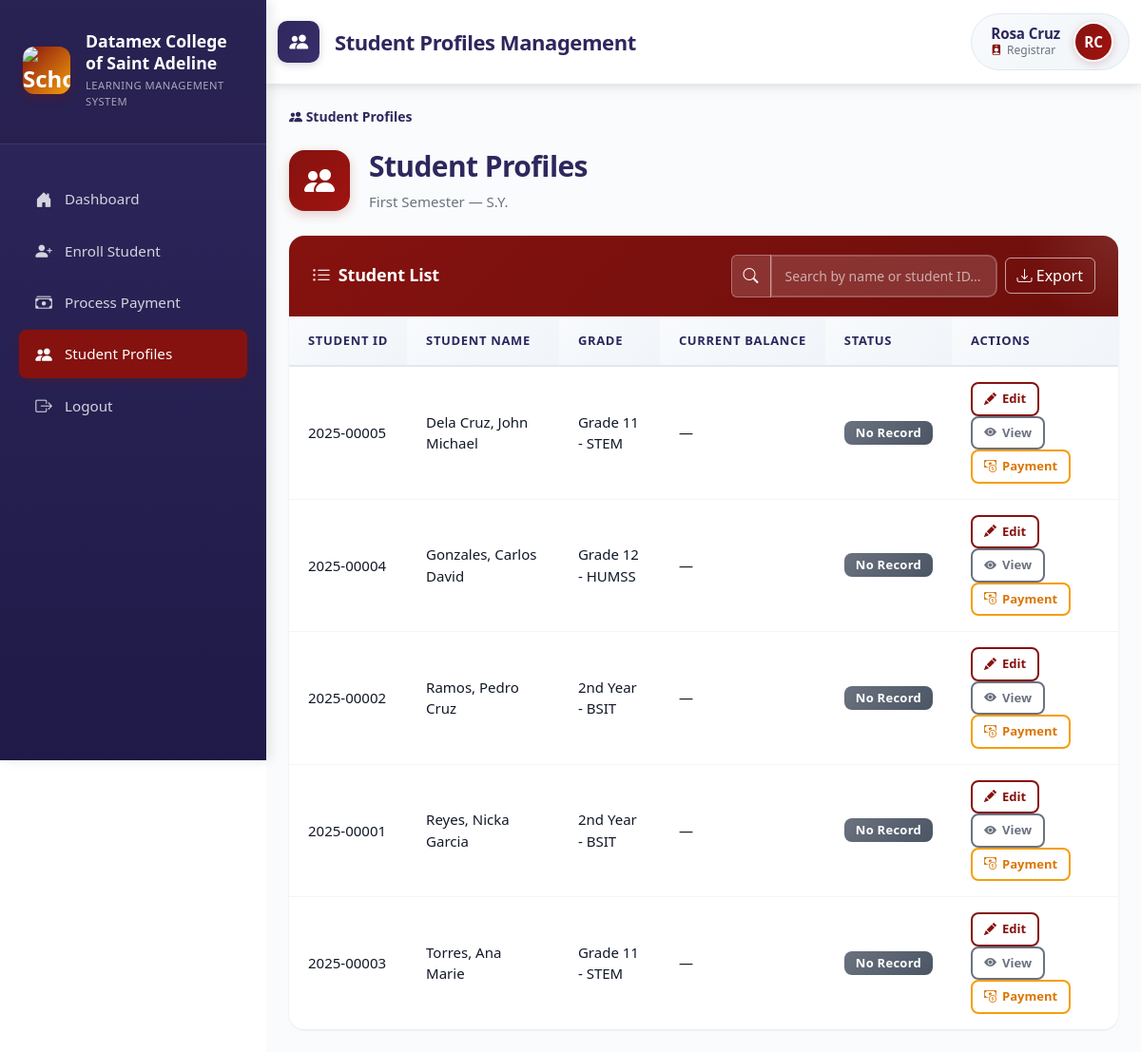
Screenshot of /index.php?page=student_profiles (signed in) with the database file from the repository.
### tables this page shows
CREATE TABLE students (
    student_id INT AUTO_INCREMENT PRIMARY KEY,
    user_id INT NULL,
    first_name VARCHAR(100) NOT NULL,
    middle_name VARCHAR(100) NULL,
    last_name VARCHAR(100) NOT NULL,
    student_number VARCHAR(50) UNIQUE NOT NULL,
    lrn VARCHAR(12) NULL,
    section_id INT NULL,
    year_level VARCHAR(50) NOT NULL,
    education_level ENUM('senior_high', 'college') NOT NULL,
    strand_course VARCHAR(50) NOT NULL,
    enrollment_status ENUM('active', 'inactive', 'graduated', 'dropped') DEFAULT 'active',
    guardian_contact VARCHAR(20) NULL,
    guardian VARCHAR(100) NULL,
    created_at TIMESTAMP DEFAULT CURRENT_TIMESTAMP,
    updated_at TIMESTAMP DEFAULT CURRENT_TIMESTAMP ON UPDATE CURRENT_TIMESTAMP,
    FOREIGN KEY (user_id) REFERENCES users(id) ON DELETE SET NULL,
    FOREIGN KEY (section_id) REFERENCES sections(section_id) ON DELETE RESTRICT,
    INDEX idx_students_user_id (user_id)
);

### app/controllers/StudentProfileController.php (called while the page is built, shortened)
<?php
require_once __DIR__ . '/../models/StudentProfile.php';
require_once __DIR__ . '/../models/AcademicPeriod.php';
class StudentProfileController
{
    private $profile_model;
    private $academic_model;
    public function __construct()
    {
        $this->profile_model  = new StudentProfile();
        $this->academic_model = new AcademicPeriod();
    }
    public function showProfiles()
    {
        $current     = $this->academic_model->getCurrentPeriod();
        $school_year = $current['school_year'] ?? '';
        $semester    = $current['semester']    ?? 'First';
        $page   = isset($_GET['p']) ? (int) $_GET['p'] : 1;
        $limit  = 15;
        $offset = ($page - 1) * $limit;
        $search = $_GET['search'] ?? '';
        $students    = $this->profile_model->getStudentsWithBalance($school_year, $semester, $limit, $offset, $search);
        require __DIR__ . '/../views/registrar/student_profiles.php';
    }
?>
<?php endforeach;
}

### public/index.php (called while the page is built, shortened)
<?php
require_once __DIR__ . '/../app/routes.php';

### app/models/AcademicPeriod.php (called while the page is built, shortened)
<?php
require_once __DIR__ . '/../../config/db_connection.php';
class AcademicPeriod
{
    private $connection;
    public function __construct()
    {
        global $connection;
        $this->connection = $connection;
    }
    public function getCurrentPeriod()
    {
        $stmt = $this->connection->prepare("
            SELECT * FROM school_settings
            WHERE is_active = TRUE
            ORDER BY created_at DESC
            LIMIT 1
        ");
        $stmt->execute();
        return $stmt->fetch();
    }
}

### app/models/StudentProfile.php (called while the page is built, shortened)
<?php
require_once __DIR__ . '/../../config/db_connection.php';
class StudentProfile
{
    private $connection;
    public function __construct()
    {
        global $connection;
        $this->connection = $connection;
    }
    public function getStudentsWithBalance($school_year, $semester, $limit, $offset, $search = '')
    {
        $search_param = '%' . $search . '%';
        $stmt = $this->connection->prepare("
        SELECT
            s.student_id,
            s.student_number,
            s.first_name,
            s.middle_name,
            s.last_name,
            s.year_level,
            s.strand_course,
            s.education_level,
            s.enrollment_status,
            ep.payment_id,
            ep.net_amount,
            ep.status AS payment_status,
            COALESCE(SUM(pt.amount_paid), 0) AS total_paid,
            ep.net_amount - COALESCE(SUM(pt.amount_paid), 0) AS remaining
        FROM students s
        LEFT JOIN enrollment_payments ep
            ON ep.student_id = s.student_id
            AND ep.school_year = :school_year
            AND ep.semester = :semester
        LEFT JOIN payment_transactions pt ON pt.payment_id = ep.payment_id
        WHERE s.enrollment_status = 'active'
            AND (
                s.student_number LIKE :search1
                OR s.first_name LIKE :search2
                OR s.last_name LIKE :search3
                OR CONCAT(s.first_name, ' ', s.last_name) LIKE :search4
            )
        GROUP BY s.student_id, ep.payment_id, ep.net_amount, ep.status
        ORDER BY s.last_name ASC, s.first_name ASC
        LIMIT :limit OFFSET :offset
    ");
        $stmt->bindValue(':school_year', $school_year);
        $stmt->bindValue(':semester',    $semester);
        $stmt->bindValue(':search1',     $search_param);
        $stmt->bindValue(':search2',     $search_param);
        $stmt->bindValue(':search3',     $search_param);
        $stmt->bindValue(':search4',     $search_param);
        $stmt->bindValue(':limit',       (int) $limit,  PDO::PARAM_INT);
        $stmt->bindValue(':offset',      (int) $offset, PDO::PARAM_INT);
        $stmt->execute();
        return $stmt->fetchAll();
    }
}

### app/views/registrar/student_profiles.php (the view, shortened to what this page needs)
<!DOCTYPE html>
<html lang="en">
<head>
    <link rel="stylesheet" href="bootstrap/css/bootstrap.min.css">
    <link rel="stylesheet" href="bootstrap/css/bootstrap-icons.css">
    <link rel="stylesheet" href="css/main.css">
    <link rel="stylesheet" href="css/shared/sidenav.css">
    <link rel="stylesheet" href="css/pages/student_profiles.css">
</head>
<body>
    <div class="toast-container position-fixed top-0 end-0 p-3" style="z-index: 1100;" id="toastContainer"></div>
    <div class="d-flex">
        <div class="sidenav">
            <div class="sidenav-header">
                <div class="school-brand">
                    <div class="school-logo">
                        <img src="assets/DCSA-LOGO.png" alt="School Logo"
                            style="width: 100%; height: 100%; object-fit: contain; border-radius: 0.75rem;">
                    </div>
                    <div class="school-info">
                        <h5>Datamex College of Saint Adeline</h5>
                        <p class="subtitle">Learning Management System</p>
                    </div>
                </div>
            </div>
            <ul class="sidenav-menu">
                <li class="nav-item">
                    <a class="nav-link" href="index.php?page=registrar_dashboard">
                        <i class="bi bi-house-door-fill"></i>
                        <span>Dashboard</span>
                    </a>
                </li>
                <li class="nav-item">
                    <a class="nav-link" href="index.php?page=enrollment_create">
                        <i class="bi bi-person-plus-fill"></i>
                        <span>Enroll Student</span>
                    </a>
                </li>
                <li class="nav-item">
                    <a class="nav-link" href="index.php?page=payment_process">
                        <i class="bi bi-cash-stack"></i>
                        <span>Process Payment</span>
                    </a>
                </li>
                <li class="nav-item">
                    <a class="nav-link active" href="index.php?page=student_profiles">
                        <i class="bi bi-people-fill"></i>
                        <span>Student Profiles</span>
                    </a>
                </li>
                <li class="nav-item">
                    <a class="nav-link" href="index.php?page=logout">
                        <i class="bi bi-box-arrow-right"></i>
                        <span>Logout</span>
                    </a>
                </li>
            </ul>
        </div>
        <div class="main-content flex-grow-1">
            <nav class="navbar top-navbar">
                <div class="container-fluid">
                    <div class="navbar-brand mb-0">
                        <div class="page-icon">
                            <i class="bi bi-people-fill"></i>
                        </div>
                        <span>Student Profiles Management</span>
                    </div>
                    <div class="user-info-wrapper">
                        <div class="user-details">
                            <span class="user-name">
                                <?= htmlspecialchars($_SESSION['user_firstname'] . ' ' . $_SESSION['user_lastname']) ?>
                            </span>
                            <span class="user-role">
                                <i class="bi bi-person-badge-fill"></i>
                                <?= ucfirst(htmlspecialchars($_SESSION['user_role'])) ?>
                            </span>
                        </div>
                        <div class="user-avatar">
                            <?php
                            $fn = $_SESSION['user_firstname'] ?? 'R';
                            $ln = $_SESSION['user_lastname']  ?? 'G';
                            echo strtoupper(substr($fn, 0, 1) . substr($ln, 0, 1));
                            ?>
                        </div>
                    </div>
                </div>
            </nav>
            <div class="container-fluid p-4">
                <nav aria-label="breadcrumb">
                    <ol class="breadcrumb">
                        <li class="breadcrumb-item active" aria-current="page">
                            <i class="bi bi-people-fill"></i> Student Profiles
                        </li>
                    </ol>
                </nav>
                <div class="page-header">
                    <div class="header-content">
                        <div class="header-icon">
                            <i class="bi bi-people-fill"></i>
                        </div>
                        <div class="header-text">
                            <h1 class="header-title">Student Profiles</h1>
                            <p class="header-subtitle">
                                <?= htmlspecialchars($semester) ?> Semester &mdash; S.Y. <?= htmlspecialchars($school_year) ?>
                            </p>
                        </div>
                    </div>
                </div>
                <div class="card">
                    <div class="card-header d-flex justify-content-between align-items-center">
                        <h5 class="mb-0">
                            <i class="bi bi-list-ul"></i>
                            Student List
                        </h5>
                        <div class="d-flex gap-2 align-items-center">
                            <div class="input-group" style="width: 280px;">
                                <span class="input-group-text"><i class="bi bi-search"></i></span>
                                <input type="text" class="form-control" id="searchInput"
                                    placeholder="Search by name or student ID..."
                                    value="<?= htmlspecialchars($search) ?>">
                            </div>
                            <a href="index.php?page=export_student_profiles" class="btn btn-outline-success">
                                <i class="bi bi-download"></i> Export
                            </a>
                        </div>
                    </div>
                    <div class="card-body p-0">
                        <div class="table-responsive">
                            <table class="table table-hover mb-0" id="profilesTable">
                                <thead>
                                    <tr>
                                        <th>Student ID</th>
                                        <th>Student Name</th>
                                        <th>Grade</th>
                                        <th>Current Balance</th>
                                        <th>Status</th>
                                        <th>Actions</th>
                                    </tr>
                                </thead>
                                <tbody id="profilesTableBody">
                                    <?php if (empty($students)): ?>
                                        <tr>
                                            <td colspan="6">
                                                <div class="empty-state py-4">
                                                    <div class="empty-state-icon"><i class="bi bi-inbox"></i></div>
                                                    <p class="empty-state-text">No students found.</p>
                                                </div>
                                            </td>
                                        </tr>
                                    <?php else: ?>
                                        <?php foreach ($students as $s):
                                            $full_name   = htmlspecialchars($s['last_name'] . ', ' . $s['first_name'] . ($s['middle_name'] ? ' ' . $s['middle_name'] : ''));
                                            $grade_label = htmlspecialchars($s['year_level'] . ' - ' . $s['strand_course']);
                                            $remaining   = $s['remaining'] ?? null;
                                            $pay_status  = $s['payment_status'] ?? null;
                                            $status_badge = match ($pay_status) {
                                                'paid'    => '<span class="badge bg-success">Paid</span>',
                                                'partial' => '<span class="badge bg-warning text-dark">Partial</span>',
                                                'pending' => '<span class="badge bg-danger">Pending</span>',
                                                default   => '<span class="badge bg-secondary">No Record</span>',
                                            };
                                        ?>
                                            <tr>
                                                <td><?= htmlspecialchars($s['student_number']) ?></td>
                                                <td><?= $full_name ?></td>
                                                <td><?= $grade_label ?></td>
                                                <td><?= $remaining !== null ? '₱' . number_format($remaining, 2) : '—' ?></td>
                                                <td><?= $status_badge ?></td>
                                                <td>
                                                    <a href="index.php?page=edit_student_profile&student_id=<?= $s['student_id'] ?>"
                                                        class="btn btn-sm btn-outline-primary me-1">
                                                        <i class="bi bi-pencil-fill"></i> Edit
                                                    </a>
                                                    <a href="index.php?page=view_student_profile&student_id=<?= $s['student_id'] ?>"
                                                        class="btn btn-sm btn-outline-secondary me-1">
                                                        <i class="bi bi-eye-fill"></i> View
                                                    </a>
                                                    <a href="index.php?page=payment_process&student_id=<?= $s['student_id'] ?>"
                                                        class="btn btn-sm btn-outline-warning">
                                                        <i class="bi bi-cash-coin"></i> Payment
                                                    </a>
                                                </td>
                                            </tr>
                                        <?php endforeach; ?>
                                    <?php endif; ?>
                                </tbody>
                            </table>
                        </div>
                    </div>
                </div>
            </div>
        </div>
    </div>
</body>
</html>

### rows the page displays
students: student_number "2025-00005", full_name "Dela Cruz, John Michael", grade_label "Grade 11 - STEM", pay_status "No Record"
students: student_number "2025-00004", full_name "Gonzales, Carlos David", grade_label "Grade 12 - HUMSS", pay_status "No Record"
students: student_number "2025-00002", full_name "Ramos, Pedro Cruz", grade_label "2nd Year - BSIT", pay_status "No Record"
students: student_number "2025-00001", full_name "Reyes, Nicka Garcia", grade_label "2nd Year - BSIT", pay_status "No Record"
students: student_number "2025-00003", full_name "Torres, Ana Marie", grade_label "Grade 11 - STEM", pay_status "No Record"

### other values shown
$_SESSION['user_firstname'] . ' ' . $_SESSION['user_lastname'] "Rosa Cruz"
$_SESSION['user_role'] "Registrar"
substr($fn, 0, 1) . substr($ln, 0, 1) "RC"
$semester "First"
